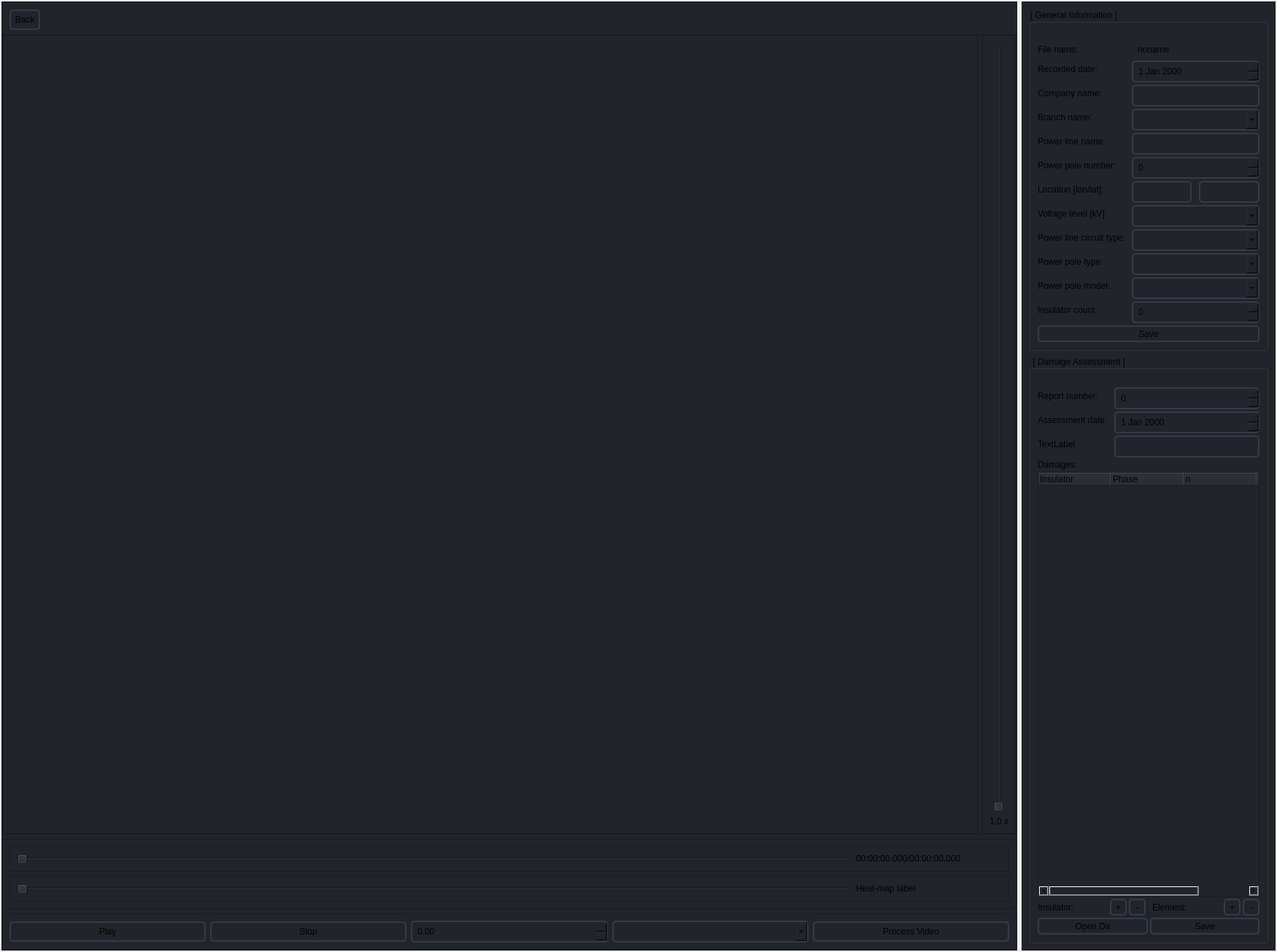
<?xml version="1.0" encoding="UTF-8"?>
<ui version="4.0">
 <class>videoPlayer</class>
 <widget class="QWidget" name="videoPlayer">
  <property name="geometry">
   <rect>
    <x>0</x>
    <y>0</y>
    <width>1750</width>
    <height>1305</height>
   </rect>
  </property>
  <property name="windowTitle">
   <string>Form</string>
  </property>
  <property name="styleSheet">
   <string notr="true">#videoPlayer QPushButton, QLineEdit, QSpinBox, QDoubleSpinBox, QDateEdit, QComboBox {
	border: 2px solid rgb(52, 59, 72);
	border-radius: 5px;
	padding:5px;
}
#sidebar QPushButton {
	padding:0px;
}
#scrollArea {
	border: 0px;
}
#videoPlayer QPushButton:hover, QLineEdit:hover, QSpinBox:hover, QDoubleSpinBox:hover, QDateEdit:hover, QComboBox:hover {
	border: 2px solid rgb(61, 70, 86);
}
#videoPlayer QPushButton:pressed, QComboBox:pressed {
	border: 2px solid rgb(52, 59, 72);
}</string>
  </property>
  <layout class="QHBoxLayout" name="horizontalLayout_2">
   <property name="leftMargin">
    <number>2</number>
   </property>
   <property name="topMargin">
    <number>2</number>
   </property>
   <property name="rightMargin">
    <number>2</number>
   </property>
   <property name="bottomMargin">
    <number>2</number>
   </property>
   <item>
    <widget class="QFrame" name="player">
     <property name="sizePolicy">
      <sizepolicy hsizetype="Preferred" vsizetype="Preferred">
       <horstretch>8</horstretch>
       <verstretch>0</verstretch>
      </sizepolicy>
     </property>
     <property name="styleSheet">
      <string notr="true">background-color: rgb(33, 37, 43);</string>
     </property>
     <property name="frameShape">
      <enum>QFrame::StyledPanel</enum>
     </property>
     <property name="frameShadow">
      <enum>QFrame::Raised</enum>
     </property>
     <layout class="QVBoxLayout" name="verticalLayout">
      <property name="leftMargin">
       <number>0</number>
      </property>
      <property name="topMargin">
       <number>0</number>
      </property>
      <property name="rightMargin">
       <number>0</number>
      </property>
      <property name="bottomMargin">
       <number>0</number>
      </property>
      <item>
       <widget class="QPushButton" name="btn_back">
        <property name="sizePolicy">
         <sizepolicy hsizetype="Maximum" vsizetype="Preferred">
          <horstretch>0</horstretch>
          <verstretch>0</verstretch>
         </sizepolicy>
        </property>
        <property name="autoFillBackground">
         <bool>false</bool>
        </property>
        <property name="styleSheet">
         <string notr="true">margin: 10px 0px 0px 10px;
padding: 5px;</string>
        </property>
        <property name="text">
         <string>Back</string>
        </property>
        <property name="icon">
         <iconset resource="../../resources/resources.qrc">
          <normaloff>:/icons/icons/cil-arrow-circle-left.png</normaloff>:/icons/icons/cil-arrow-circle-left.png</iconset>
        </property>
       </widget>
      </item>
      <item>
       <widget class="QFrame" name="frame_video">
        <property name="sizePolicy">
         <sizepolicy hsizetype="Preferred" vsizetype="Preferred">
          <horstretch>0</horstretch>
          <verstretch>1</verstretch>
         </sizepolicy>
        </property>
        <property name="frameShape">
         <enum>QFrame::StyledPanel</enum>
        </property>
        <property name="frameShadow">
         <enum>QFrame::Raised</enum>
        </property>
        <layout class="QHBoxLayout" name="horizontalLayout_5">
         <property name="leftMargin">
          <number>0</number>
         </property>
         <property name="topMargin">
          <number>0</number>
         </property>
         <property name="rightMargin">
          <number>0</number>
         </property>
         <property name="bottomMargin">
          <number>0</number>
         </property>
         <item>
          <widget class="QFrame" name="frame_player">
           <property name="sizePolicy">
            <sizepolicy hsizetype="Preferred" vsizetype="Preferred">
             <horstretch>1</horstretch>
             <verstretch>0</verstretch>
            </sizepolicy>
           </property>
           <property name="frameShape">
            <enum>QFrame::StyledPanel</enum>
           </property>
           <property name="frameShadow">
            <enum>QFrame::Raised</enum>
           </property>
          </widget>
         </item>
         <item alignment="Qt::AlignHCenter">
          <widget class="QFrame" name="frame_zoom">
           <property name="sizePolicy">
            <sizepolicy hsizetype="Preferred" vsizetype="Preferred">
             <horstretch>0</horstretch>
             <verstretch>0</verstretch>
            </sizepolicy>
           </property>
           <property name="frameShape">
            <enum>QFrame::StyledPanel</enum>
           </property>
           <property name="frameShadow">
            <enum>QFrame::Raised</enum>
           </property>
           <layout class="QVBoxLayout" name="verticalLayout_3">
            <item alignment="Qt::AlignHCenter">
             <widget class="QSlider" name="slider_zoom">
              <property name="orientation">
               <enum>Qt::Vertical</enum>
              </property>
             </widget>
            </item>
            <item alignment="Qt::AlignHCenter">
             <widget class="QLabel" name="label_zoom">
              <property name="text">
               <string>1,0 x</string>
              </property>
             </widget>
            </item>
           </layout>
          </widget>
         </item>
        </layout>
       </widget>
      </item>
      <item>
       <widget class="QFrame" name="frame_time_heatmap">
        <property name="sizePolicy">
         <sizepolicy hsizetype="Preferred" vsizetype="Preferred">
          <horstretch>0</horstretch>
          <verstretch>0</verstretch>
         </sizepolicy>
        </property>
        <property name="frameShape">
         <enum>QFrame::StyledPanel</enum>
        </property>
        <property name="frameShadow">
         <enum>QFrame::Raised</enum>
        </property>
        <layout class="QVBoxLayout" name="verticalLayout_2">
         <item>
          <widget class="QFrame" name="frame_time">
           <property name="autoFillBackground">
            <bool>false</bool>
           </property>
           <property name="frameShape">
            <enum>QFrame::StyledPanel</enum>
           </property>
           <property name="frameShadow">
            <enum>QFrame::Raised</enum>
           </property>
           <property name="lineWidth">
            <number>1</number>
           </property>
           <property name="midLineWidth">
            <number>0</number>
           </property>
           <layout class="QHBoxLayout" name="horizontalLayout_3">
            <item>
             <widget class="QSlider" name="slider_time">
              <property name="sizePolicy">
               <sizepolicy hsizetype="Expanding" vsizetype="Expanding">
                <horstretch>0</horstretch>
                <verstretch>0</verstretch>
               </sizepolicy>
              </property>
              <property name="orientation">
               <enum>Qt::Horizontal</enum>
              </property>
             </widget>
            </item>
            <item alignment="Qt::AlignVCenter">
             <widget class="QLabel" name="label_time">
              <property name="sizePolicy">
               <sizepolicy hsizetype="Fixed" vsizetype="Fixed">
                <horstretch>0</horstretch>
                <verstretch>0</verstretch>
               </sizepolicy>
              </property>
              <property name="minimumSize">
               <size>
                <width>200</width>
                <height>0</height>
               </size>
              </property>
              <property name="text">
               <string>00:00:00.000/00:00:00.000</string>
              </property>
             </widget>
            </item>
           </layout>
          </widget>
         </item>
         <item>
          <widget class="QFrame" name="frame_heatmap">
           <property name="frameShape">
            <enum>QFrame::StyledPanel</enum>
           </property>
           <property name="frameShadow">
            <enum>QFrame::Raised</enum>
           </property>
           <layout class="QHBoxLayout" name="horizontalLayout_4">
            <item>
             <widget class="QSlider" name="slider_heatmap">
              <property name="sizePolicy">
               <sizepolicy hsizetype="Expanding" vsizetype="Expanding">
                <horstretch>0</horstretch>
                <verstretch>0</verstretch>
               </sizepolicy>
              </property>
              <property name="orientation">
               <enum>Qt::Horizontal</enum>
              </property>
             </widget>
            </item>
            <item alignment="Qt::AlignVCenter">
             <widget class="QLabel" name="label_heatmap">
              <property name="sizePolicy">
               <sizepolicy hsizetype="Fixed" vsizetype="Fixed">
                <horstretch>0</horstretch>
                <verstretch>0</verstretch>
               </sizepolicy>
              </property>
              <property name="minimumSize">
               <size>
                <width>200</width>
                <height>0</height>
               </size>
              </property>
              <property name="text">
               <string>Heat-map label</string>
              </property>
             </widget>
            </item>
           </layout>
          </widget>
         </item>
        </layout>
       </widget>
      </item>
      <item>
       <widget class="QFrame" name="frame_nav_buttons">
        <property name="sizePolicy">
         <sizepolicy hsizetype="Preferred" vsizetype="Preferred">
          <horstretch>0</horstretch>
          <verstretch>0</verstretch>
         </sizepolicy>
        </property>
        <property name="frameShape">
         <enum>QFrame::StyledPanel</enum>
        </property>
        <property name="frameShadow">
         <enum>QFrame::Raised</enum>
        </property>
        <layout class="QHBoxLayout" name="horizontalLayout">
         <item>
          <widget class="QPushButton" name="btn_play">
           <property name="text">
            <string>Play</string>
           </property>
           <property name="icon">
            <iconset resource="../../resources/resources.qrc">
             <normaloff>:/icons/icons/cil-media-play.png</normaloff>:/icons/icons/cil-media-play.png</iconset>
           </property>
          </widget>
         </item>
         <item>
          <widget class="QPushButton" name="btn_stop">
           <property name="text">
            <string>Stop</string>
           </property>
           <property name="icon">
            <iconset resource="../../resources/resources.qrc">
             <normaloff>:/icons/icons/cil-media-stop.png</normaloff>:/icons/icons/cil-media-stop.png</iconset>
           </property>
          </widget>
         </item>
         <item>
          <widget class="QDoubleSpinBox" name="spin_speed">
           <property name="sizePolicy">
            <sizepolicy hsizetype="Minimum" vsizetype="Fixed">
             <horstretch>0</horstretch>
             <verstretch>0</verstretch>
            </sizepolicy>
           </property>
          </widget>
         </item>
         <item>
          <widget class="QComboBox" name="combo_filter"/>
         </item>
         <item>
          <widget class="QPushButton" name="btn_process">
           <property name="text">
            <string>Process Video</string>
           </property>
          </widget>
         </item>
        </layout>
       </widget>
      </item>
     </layout>
    </widget>
   </item>
   <item>
    <widget class="QFrame" name="sidebar">
     <property name="sizePolicy">
      <sizepolicy hsizetype="Preferred" vsizetype="Preferred">
       <horstretch>2</horstretch>
       <verstretch>0</verstretch>
      </sizepolicy>
     </property>
     <property name="styleSheet">
      <string notr="true">background-color: rgb(33, 37, 43);</string>
     </property>
     <property name="frameShape">
      <enum>QFrame::StyledPanel</enum>
     </property>
     <property name="frameShadow">
      <enum>QFrame::Raised</enum>
     </property>
     <layout class="QVBoxLayout" name="verticalLayout_4">
      <item>
       <widget class="QScrollArea" name="scrollArea">
        <property name="horizontalScrollBarPolicy">
         <enum>Qt::ScrollBarAsNeeded</enum>
        </property>
        <property name="widgetResizable">
         <bool>true</bool>
        </property>
        <widget class="QWidget" name="scrollAreaWidgetContents_2">
         <property name="geometry">
          <rect>
           <x>0</x>
           <y>0</y>
           <width>321</width>
           <height>1275</height>
          </rect>
         </property>
         <layout class="QVBoxLayout" name="verticalLayout1">
          <property name="spacing">
           <number>6</number>
          </property>
          <property name="leftMargin">
           <number>0</number>
          </property>
          <property name="topMargin">
           <number>0</number>
          </property>
          <property name="rightMargin">
           <number>0</number>
          </property>
          <property name="bottomMargin">
           <number>0</number>
          </property>
          <item>
           <widget class="QGroupBox" name="groupBox_General">
            <property name="font">
             <font>
              <bold>false</bold>
             </font>
            </property>
            <property name="title">
             <string>[ General Information ]</string>
            </property>
            <property name="flat">
             <bool>false</bool>
            </property>
            <property name="checkable">
             <bool>false</bool>
            </property>
            <layout class="QVBoxLayout" name="verticalLayout_31">
             <property name="spacing">
              <number>3</number>
             </property>
             <property name="topMargin">
              <number>24</number>
             </property>
             <item>
              <layout class="QFormLayout" name="layout_G1">
               <property name="horizontalSpacing">
                <number>9</number>
               </property>
               <property name="verticalSpacing">
                <number>3</number>
               </property>
               <item row="0" column="0">
                <widget class="QLabel" name="label_file_name">
                 <property name="text">
                  <string>File name:</string>
                 </property>
                </widget>
               </item>
               <item row="0" column="1">
                <widget class="QLabel" name="label_file_name_value">
                 <property name="styleSheet">
                  <string notr="true">padding: 5px;</string>
                 </property>
                 <property name="text">
                  <string>noname</string>
                 </property>
                </widget>
               </item>
               <item row="1" column="0">
                <widget class="QLabel" name="label_record_date">
                 <property name="sizePolicy">
                  <sizepolicy hsizetype="Preferred" vsizetype="Preferred">
                   <horstretch>0</horstretch>
                   <verstretch>0</verstretch>
                  </sizepolicy>
                 </property>
                 <property name="minimumSize">
                  <size>
                   <width>0</width>
                   <height>0</height>
                  </size>
                 </property>
                 <property name="maximumSize">
                  <size>
                   <width>16777215</width>
                   <height>16777215</height>
                  </size>
                 </property>
                 <property name="text">
                  <string>Recorded date:</string>
                 </property>
                </widget>
               </item>
               <item row="1" column="1">
                <widget class="QDateEdit" name="dateEdit_record_date">
                 <property name="sizePolicy">
                  <sizepolicy hsizetype="Preferred" vsizetype="Preferred">
                   <horstretch>0</horstretch>
                   <verstretch>0</verstretch>
                  </sizepolicy>
                 </property>
                 <property name="minimumSize">
                  <size>
                   <width>0</width>
                   <height>0</height>
                  </size>
                 </property>
                 <property name="maximumSize">
                  <size>
                   <width>16777215</width>
                   <height>16777215</height>
                  </size>
                 </property>
                 <property name="locale">
                  <locale language="English" country="World"/>
                 </property>
                </widget>
               </item>
               <item row="2" column="0">
                <widget class="QLabel" name="label_com_name">
                 <property name="sizePolicy">
                  <sizepolicy hsizetype="Preferred" vsizetype="Preferred">
                   <horstretch>0</horstretch>
                   <verstretch>0</verstretch>
                  </sizepolicy>
                 </property>
                 <property name="minimumSize">
                  <size>
                   <width>0</width>
                   <height>0</height>
                  </size>
                 </property>
                 <property name="maximumSize">
                  <size>
                   <width>16777215</width>
                   <height>16777215</height>
                  </size>
                 </property>
                 <property name="text">
                  <string>Company name:</string>
                 </property>
                </widget>
               </item>
               <item row="2" column="1">
                <widget class="QLineEdit" name="lineEdit_com_name">
                 <property name="sizePolicy">
                  <sizepolicy hsizetype="Preferred" vsizetype="Preferred">
                   <horstretch>0</horstretch>
                   <verstretch>0</verstretch>
                  </sizepolicy>
                 </property>
                 <property name="minimumSize">
                  <size>
                   <width>0</width>
                   <height>0</height>
                  </size>
                 </property>
                 <property name="maximumSize">
                  <size>
                   <width>16777215</width>
                   <height>16777215</height>
                  </size>
                 </property>
                </widget>
               </item>
               <item row="3" column="0">
                <widget class="QLabel" name="label_bra_name">
                 <property name="sizePolicy">
                  <sizepolicy hsizetype="Preferred" vsizetype="Preferred">
                   <horstretch>0</horstretch>
                   <verstretch>0</verstretch>
                  </sizepolicy>
                 </property>
                 <property name="minimumSize">
                  <size>
                   <width>0</width>
                   <height>0</height>
                  </size>
                 </property>
                 <property name="maximumSize">
                  <size>
                   <width>16777215</width>
                   <height>16777215</height>
                  </size>
                 </property>
                 <property name="text">
                  <string>Branch name:</string>
                 </property>
                </widget>
               </item>
               <item row="3" column="1">
                <widget class="QComboBox" name="comboBox_bra_name">
                 <property name="sizePolicy">
                  <sizepolicy hsizetype="Preferred" vsizetype="Preferred">
                   <horstretch>0</horstretch>
                   <verstretch>0</verstretch>
                  </sizepolicy>
                 </property>
                 <property name="minimumSize">
                  <size>
                   <width>0</width>
                   <height>0</height>
                  </size>
                 </property>
                 <property name="maximumSize">
                  <size>
                   <width>16777215</width>
                   <height>16777215</height>
                  </size>
                 </property>
                </widget>
               </item>
               <item row="4" column="0">
                <widget class="QLabel" name="label_pl_name">
                 <property name="sizePolicy">
                  <sizepolicy hsizetype="Preferred" vsizetype="Preferred">
                   <horstretch>0</horstretch>
                   <verstretch>0</verstretch>
                  </sizepolicy>
                 </property>
                 <property name="minimumSize">
                  <size>
                   <width>0</width>
                   <height>0</height>
                  </size>
                 </property>
                 <property name="maximumSize">
                  <size>
                   <width>16777215</width>
                   <height>16777215</height>
                  </size>
                 </property>
                 <property name="text">
                  <string>Power line name:</string>
                 </property>
                </widget>
               </item>
               <item row="4" column="1">
                <widget class="QLineEdit" name="lineEdit_pl_name">
                 <property name="sizePolicy">
                  <sizepolicy hsizetype="Preferred" vsizetype="Preferred">
                   <horstretch>0</horstretch>
                   <verstretch>0</verstretch>
                  </sizepolicy>
                 </property>
                 <property name="minimumSize">
                  <size>
                   <width>0</width>
                   <height>0</height>
                  </size>
                 </property>
                 <property name="maximumSize">
                  <size>
                   <width>16777215</width>
                   <height>16777215</height>
                  </size>
                 </property>
                </widget>
               </item>
               <item row="5" column="0">
                <widget class="QLabel" name="label_pp_num">
                 <property name="sizePolicy">
                  <sizepolicy hsizetype="Preferred" vsizetype="Preferred">
                   <horstretch>0</horstretch>
                   <verstretch>0</verstretch>
                  </sizepolicy>
                 </property>
                 <property name="minimumSize">
                  <size>
                   <width>0</width>
                   <height>0</height>
                  </size>
                 </property>
                 <property name="maximumSize">
                  <size>
                   <width>16777215</width>
                   <height>16777215</height>
                  </size>
                 </property>
                 <property name="text">
                  <string>Power pole number:</string>
                 </property>
                </widget>
               </item>
               <item row="5" column="1">
                <widget class="QSpinBox" name="spinBox_pp_num">
                 <property name="sizePolicy">
                  <sizepolicy hsizetype="Preferred" vsizetype="Preferred">
                   <horstretch>0</horstretch>
                   <verstretch>0</verstretch>
                  </sizepolicy>
                 </property>
                 <property name="minimumSize">
                  <size>
                   <width>0</width>
                   <height>0</height>
                  </size>
                 </property>
                 <property name="maximumSize">
                  <size>
                   <width>16777215</width>
                   <height>16777215</height>
                  </size>
                 </property>
                 <property name="maximum">
                  <number>999</number>
                 </property>
                </widget>
               </item>
               <item row="6" column="0">
                <widget class="QLabel" name="label_location_lon">
                 <property name="sizePolicy">
                  <sizepolicy hsizetype="Preferred" vsizetype="Preferred">
                   <horstretch>0</horstretch>
                   <verstretch>0</verstretch>
                  </sizepolicy>
                 </property>
                 <property name="minimumSize">
                  <size>
                   <width>0</width>
                   <height>0</height>
                  </size>
                 </property>
                 <property name="maximumSize">
                  <size>
                   <width>16777215</width>
                   <height>16777215</height>
                  </size>
                 </property>
                 <property name="text">
                  <string>Location [lon/lat]:</string>
                 </property>
                </widget>
               </item>
               <item row="6" column="1">
                <layout class="QHBoxLayout" name="horizontalLayout_13">
                 <property name="spacing">
                  <number>10</number>
                 </property>
                 <item>
                  <widget class="QLineEdit" name="lineEdit_location_lon">
                   <property name="sizePolicy">
                    <sizepolicy hsizetype="Preferred" vsizetype="Preferred">
                     <horstretch>0</horstretch>
                     <verstretch>0</verstretch>
                    </sizepolicy>
                   </property>
                   <property name="minimumSize">
                    <size>
                     <width>0</width>
                     <height>0</height>
                    </size>
                   </property>
                   <property name="maximumSize">
                    <size>
                     <width>16777215</width>
                     <height>16777215</height>
                    </size>
                   </property>
                  </widget>
                 </item>
                 <item>
                  <widget class="QLineEdit" name="lineEdit_location_lat">
                   <property name="sizePolicy">
                    <sizepolicy hsizetype="Preferred" vsizetype="Preferred">
                     <horstretch>0</horstretch>
                     <verstretch>0</verstretch>
                    </sizepolicy>
                   </property>
                   <property name="minimumSize">
                    <size>
                     <width>0</width>
                     <height>0</height>
                    </size>
                   </property>
                   <property name="maximumSize">
                    <size>
                     <width>16777215</width>
                     <height>16777215</height>
                    </size>
                   </property>
                  </widget>
                 </item>
                </layout>
               </item>
               <item row="7" column="0">
                <widget class="QLabel" name="label_pl_level">
                 <property name="sizePolicy">
                  <sizepolicy hsizetype="Preferred" vsizetype="Preferred">
                   <horstretch>0</horstretch>
                   <verstretch>0</verstretch>
                  </sizepolicy>
                 </property>
                 <property name="minimumSize">
                  <size>
                   <width>0</width>
                   <height>0</height>
                  </size>
                 </property>
                 <property name="maximumSize">
                  <size>
                   <width>16777215</width>
                   <height>16777215</height>
                  </size>
                 </property>
                 <property name="text">
                  <string>Voltage level [kV]:</string>
                 </property>
                </widget>
               </item>
               <item row="7" column="1">
                <widget class="QComboBox" name="comboBox_pl_level">
                 <property name="sizePolicy">
                  <sizepolicy hsizetype="Preferred" vsizetype="Preferred">
                   <horstretch>0</horstretch>
                   <verstretch>0</verstretch>
                  </sizepolicy>
                 </property>
                 <property name="minimumSize">
                  <size>
                   <width>0</width>
                   <height>0</height>
                  </size>
                 </property>
                 <property name="maximumSize">
                  <size>
                   <width>16777215</width>
                   <height>16777215</height>
                  </size>
                 </property>
                </widget>
               </item>
               <item row="8" column="0">
                <widget class="QLabel" name="label_pl_cir_type">
                 <property name="sizePolicy">
                  <sizepolicy hsizetype="Preferred" vsizetype="Preferred">
                   <horstretch>0</horstretch>
                   <verstretch>0</verstretch>
                  </sizepolicy>
                 </property>
                 <property name="minimumSize">
                  <size>
                   <width>0</width>
                   <height>0</height>
                  </size>
                 </property>
                 <property name="maximumSize">
                  <size>
                   <width>16777215</width>
                   <height>16777215</height>
                  </size>
                 </property>
                 <property name="text">
                  <string>Power line circuit type:</string>
                 </property>
                </widget>
               </item>
               <item row="8" column="1">
                <widget class="QComboBox" name="comboBox_pl_cir_type">
                 <property name="sizePolicy">
                  <sizepolicy hsizetype="Preferred" vsizetype="Preferred">
                   <horstretch>0</horstretch>
                   <verstretch>0</verstretch>
                  </sizepolicy>
                 </property>
                 <property name="minimumSize">
                  <size>
                   <width>0</width>
                   <height>0</height>
                  </size>
                 </property>
                 <property name="maximumSize">
                  <size>
                   <width>16777215</width>
                   <height>16777215</height>
                  </size>
                 </property>
                </widget>
               </item>
               <item row="9" column="0">
                <widget class="QLabel" name="label_pp_type">
                 <property name="sizePolicy">
                  <sizepolicy hsizetype="Preferred" vsizetype="Preferred">
                   <horstretch>0</horstretch>
                   <verstretch>0</verstretch>
                  </sizepolicy>
                 </property>
                 <property name="minimumSize">
                  <size>
                   <width>0</width>
                   <height>0</height>
                  </size>
                 </property>
                 <property name="maximumSize">
                  <size>
                   <width>16777215</width>
                   <height>16777215</height>
                  </size>
                 </property>
                 <property name="text">
                  <string>Power pole type:</string>
                 </property>
                </widget>
               </item>
               <item row="9" column="1">
                <widget class="QComboBox" name="comboBox_pp_type">
                 <property name="sizePolicy">
                  <sizepolicy hsizetype="Preferred" vsizetype="Preferred">
                   <horstretch>0</horstretch>
                   <verstretch>0</verstretch>
                  </sizepolicy>
                 </property>
                 <property name="minimumSize">
                  <size>
                   <width>0</width>
                   <height>0</height>
                  </size>
                 </property>
                 <property name="maximumSize">
                  <size>
                   <width>16777215</width>
                   <height>16777215</height>
                  </size>
                 </property>
                </widget>
               </item>
               <item row="10" column="0">
                <widget class="QLabel" name="label_pp_model">
                 <property name="sizePolicy">
                  <sizepolicy hsizetype="Preferred" vsizetype="Preferred">
                   <horstretch>0</horstretch>
                   <verstretch>0</verstretch>
                  </sizepolicy>
                 </property>
                 <property name="minimumSize">
                  <size>
                   <width>0</width>
                   <height>0</height>
                  </size>
                 </property>
                 <property name="maximumSize">
                  <size>
                   <width>16777215</width>
                   <height>16777215</height>
                  </size>
                 </property>
                 <property name="text">
                  <string>Power pole model:</string>
                 </property>
                </widget>
               </item>
               <item row="10" column="1">
                <widget class="QComboBox" name="comboBox_pp_model">
                 <property name="sizePolicy">
                  <sizepolicy hsizetype="Preferred" vsizetype="Preferred">
                   <horstretch>0</horstretch>
                   <verstretch>0</verstretch>
                  </sizepolicy>
                 </property>
                 <property name="minimumSize">
                  <size>
                   <width>0</width>
                   <height>0</height>
                  </size>
                 </property>
                 <property name="maximumSize">
                  <size>
                   <width>16777215</width>
                   <height>16777215</height>
                  </size>
                 </property>
                </widget>
               </item>
               <item row="11" column="0">
                <widget class="QLabel" name="label_num_inst_str">
                 <property name="sizePolicy">
                  <sizepolicy hsizetype="Preferred" vsizetype="Preferred">
                   <horstretch>0</horstretch>
                   <verstretch>0</verstretch>
                  </sizepolicy>
                 </property>
                 <property name="minimumSize">
                  <size>
                   <width>0</width>
                   <height>0</height>
                  </size>
                 </property>
                 <property name="maximumSize">
                  <size>
                   <width>16777215</width>
                   <height>16777215</height>
                  </size>
                 </property>
                 <property name="text">
                  <string>Insulator count:</string>
                 </property>
                </widget>
               </item>
               <item row="11" column="1">
                <widget class="QSpinBox" name="spinBox_num_inst_str">
                 <property name="sizePolicy">
                  <sizepolicy hsizetype="Preferred" vsizetype="Preferred">
                   <horstretch>0</horstretch>
                   <verstretch>0</verstretch>
                  </sizepolicy>
                 </property>
                 <property name="minimumSize">
                  <size>
                   <width>0</width>
                   <height>0</height>
                  </size>
                 </property>
                 <property name="maximumSize">
                  <size>
                   <width>16777215</width>
                   <height>16777215</height>
                  </size>
                 </property>
                 <property name="maximum">
                  <number>30</number>
                 </property>
                </widget>
               </item>
              </layout>
             </item>
             <item>
              <layout class="QHBoxLayout" name="layout_G2">
               <item>
                <widget class="QPushButton" name="pushButton_saveG">
                 <property name="sizePolicy">
                  <sizepolicy hsizetype="Preferred" vsizetype="Preferred">
                   <horstretch>0</horstretch>
                   <verstretch>0</verstretch>
                  </sizepolicy>
                 </property>
                 <property name="minimumSize">
                  <size>
                   <width>0</width>
                   <height>23</height>
                  </size>
                 </property>
                 <property name="maximumSize">
                  <size>
                   <width>16777215</width>
                   <height>23</height>
                  </size>
                 </property>
                 <property name="text">
                  <string>Save</string>
                 </property>
                </widget>
               </item>
              </layout>
             </item>
            </layout>
           </widget>
          </item>
          <item>
           <widget class="QGroupBox" name="groupBox_Damage">
            <property name="sizePolicy">
             <sizepolicy hsizetype="Preferred" vsizetype="MinimumExpanding">
              <horstretch>0</horstretch>
              <verstretch>0</verstretch>
             </sizepolicy>
            </property>
            <property name="font">
             <font>
              <bold>false</bold>
             </font>
            </property>
            <property name="title">
             <string> [ Damage Assessment ]</string>
            </property>
            <layout class="QVBoxLayout" name="verticalLayout_6">
             <property name="spacing">
              <number>3</number>
             </property>
             <property name="leftMargin">
              <number>9</number>
             </property>
             <property name="topMargin">
              <number>24</number>
             </property>
             <item>
              <layout class="QFormLayout" name="layout_D1">
               <property name="horizontalSpacing">
                <number>9</number>
               </property>
               <property name="verticalSpacing">
                <number>3</number>
               </property>
               <item row="0" column="0">
                <widget class="QLabel" name="label_report_number">
                 <property name="text">
                  <string>Report number:</string>
                 </property>
                </widget>
               </item>
               <item row="0" column="1">
                <widget class="QSpinBox" name="spinBox_report_number"/>
               </item>
               <item row="1" column="0">
                <widget class="QLabel" name="label_process_date">
                 <property name="sizePolicy">
                  <sizepolicy hsizetype="Preferred" vsizetype="Preferred">
                   <horstretch>0</horstretch>
                   <verstretch>0</verstretch>
                  </sizepolicy>
                 </property>
                 <property name="text">
                  <string>Assessment date:</string>
                 </property>
                </widget>
               </item>
               <item row="1" column="1">
                <widget class="QDateEdit" name="dateEdit_process_date">
                 <property name="sizePolicy">
                  <sizepolicy hsizetype="Preferred" vsizetype="Preferred">
                   <horstretch>0</horstretch>
                   <verstretch>0</verstretch>
                  </sizepolicy>
                 </property>
                </widget>
               </item>
               <item row="2" column="0">
                <widget class="QLabel" name="label_staff">
                 <property name="text">
                  <string>TextLabel</string>
                 </property>
                </widget>
               </item>
               <item row="2" column="1">
                <widget class="QLineEdit" name="lineEdit_staff"/>
               </item>
              </layout>
             </item>
             <item>
              <widget class="QLabel" name="label_damage">
               <property name="text">
                <string>Damages:</string>
               </property>
              </widget>
             </item>
             <item>
              <widget class="QTreeWidget" name="treeWidget">
               <property name="sizePolicy">
                <sizepolicy hsizetype="Expanding" vsizetype="Expanding">
                 <horstretch>0</horstretch>
                 <verstretch>0</verstretch>
                </sizepolicy>
               </property>
               <column>
                <property name="text">
                 <string>Insulator</string>
                </property>
                <property name="textAlignment">
                 <set>AlignLeading|AlignVCenter</set>
                </property>
               </column>
               <column>
                <property name="text">
                 <string>Phase</string>
                </property>
                <property name="textAlignment">
                 <set>AlignLeading|AlignVCenter</set>
                </property>
               </column>
               <column>
                <property name="text">
                 <string>n</string>
                </property>
                <property name="textAlignment">
                 <set>AlignLeading|AlignVCenter</set>
                </property>
               </column>
               <column>
                <property name="text">
                 <string>Damage</string>
                </property>
                <property name="textAlignment">
                 <set>AlignLeading|AlignVCenter</set>
                </property>
               </column>
              </widget>
             </item>
             <item>
              <layout class="QHBoxLayout" name="layout_D2">
               <item>
                <widget class="QLabel" name="label_pushbutton1">
                 <property name="text">
                  <string>Insulator:</string>
                 </property>
                </widget>
               </item>
               <item>
                <widget class="QPushButton" name="pushButton_add_1">
                 <property name="minimumSize">
                  <size>
                   <width>23</width>
                   <height>23</height>
                  </size>
                 </property>
                 <property name="maximumSize">
                  <size>
                   <width>23</width>
                   <height>23</height>
                  </size>
                 </property>
                 <property name="text">
                  <string>+</string>
                 </property>
                </widget>
               </item>
               <item>
                <widget class="QPushButton" name="pushButton_sub_1">
                 <property name="minimumSize">
                  <size>
                   <width>23</width>
                   <height>23</height>
                  </size>
                 </property>
                 <property name="maximumSize">
                  <size>
                   <width>23</width>
                   <height>23</height>
                  </size>
                 </property>
                 <property name="text">
                  <string>-</string>
                 </property>
                </widget>
               </item>
               <item>
                <widget class="Line" name="line">
                 <property name="orientation">
                  <enum>Qt::Vertical</enum>
                 </property>
                </widget>
               </item>
               <item>
                <widget class="QLabel" name="label_pushbutton2">
                 <property name="text">
                  <string>Element:</string>
                 </property>
                </widget>
               </item>
               <item>
                <widget class="QPushButton" name="pushButton_add_2">
                 <property name="minimumSize">
                  <size>
                   <width>23</width>
                   <height>23</height>
                  </size>
                 </property>
                 <property name="maximumSize">
                  <size>
                   <width>23</width>
                   <height>23</height>
                  </size>
                 </property>
                 <property name="text">
                  <string>+</string>
                 </property>
                </widget>
               </item>
               <item>
                <widget class="QPushButton" name="pushButton_sub_2">
                 <property name="minimumSize">
                  <size>
                   <width>23</width>
                   <height>23</height>
                  </size>
                 </property>
                 <property name="maximumSize">
                  <size>
                   <width>23</width>
                   <height>23</height>
                  </size>
                 </property>
                 <property name="text">
                  <string>-</string>
                 </property>
                </widget>
               </item>
              </layout>
             </item>
             <item>
              <layout class="QHBoxLayout" name="layout_D3">
               <item>
                <widget class="QPushButton" name="pushButton_openDirD">
                 <property name="sizePolicy">
                  <sizepolicy hsizetype="Preferred" vsizetype="Preferred">
                   <horstretch>0</horstretch>
                   <verstretch>0</verstretch>
                  </sizepolicy>
                 </property>
                 <property name="minimumSize">
                  <size>
                   <width>40</width>
                   <height>23</height>
                  </size>
                 </property>
                 <property name="maximumSize">
                  <size>
                   <width>16777215</width>
                   <height>23</height>
                  </size>
                 </property>
                 <property name="text">
                  <string>Open Dir</string>
                 </property>
                 <property name="shortcut">
                  <string>Ctrl+P</string>
                 </property>
                </widget>
               </item>
               <item>
                <widget class="QPushButton" name="pushButton_saveD">
                 <property name="sizePolicy">
                  <sizepolicy hsizetype="Preferred" vsizetype="Preferred">
                   <horstretch>0</horstretch>
                   <verstretch>0</verstretch>
                  </sizepolicy>
                 </property>
                 <property name="minimumSize">
                  <size>
                   <width>40</width>
                   <height>23</height>
                  </size>
                 </property>
                 <property name="maximumSize">
                  <size>
                   <width>16777215</width>
                   <height>23</height>
                  </size>
                 </property>
                 <property name="text">
                  <string>Save</string>
                 </property>
                 <property name="shortcut">
                  <string>Ctrl+S</string>
                 </property>
                </widget>
               </item>
              </layout>
             </item>
            </layout>
           </widget>
          </item>
         </layout>
        </widget>
       </widget>
      </item>
     </layout>
    </widget>
   </item>
  </layout>
 </widget>
 <resources>
  <include location="../../resources/resources.qrc"/>
 </resources>
 <connections/>
</ui>
